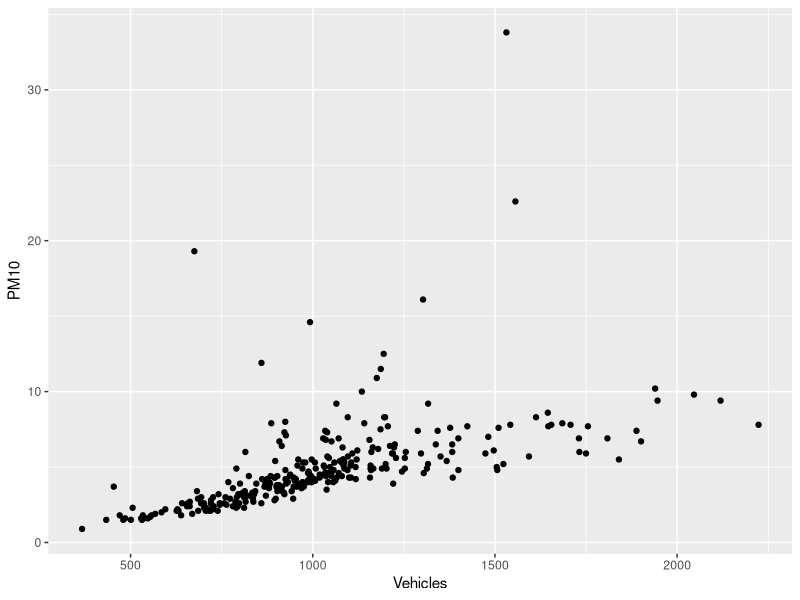
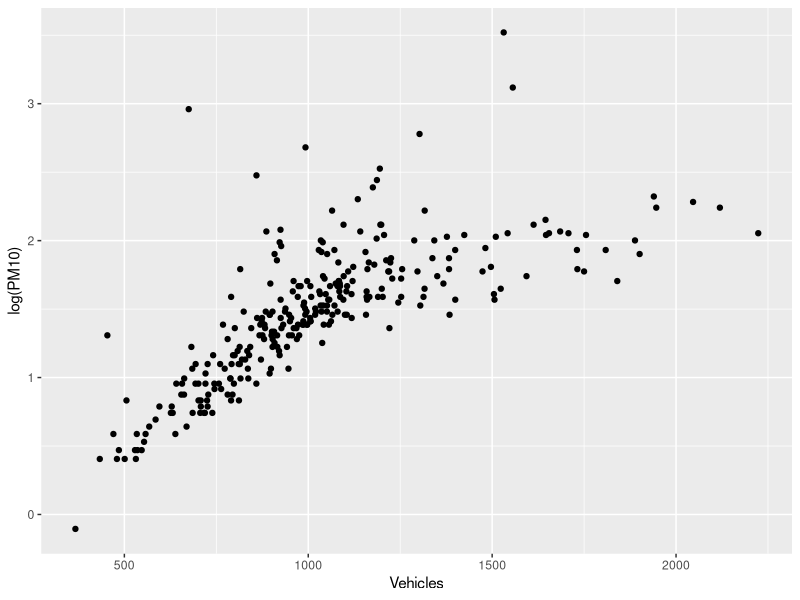
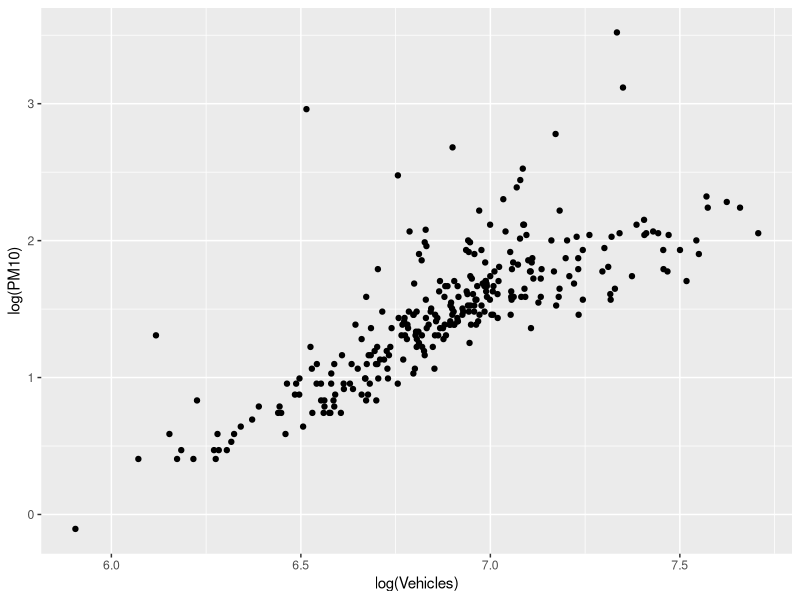
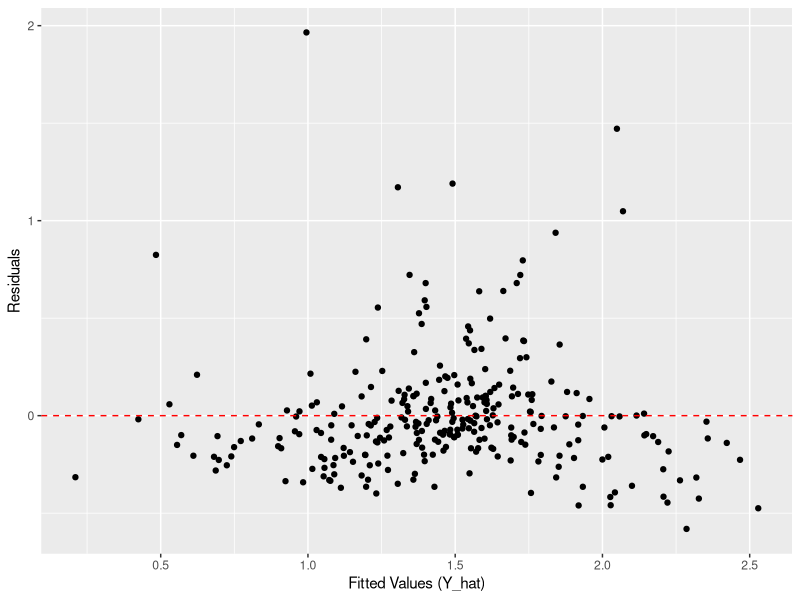

Write R code to recreate these figures, in order. (Note: this script raises an error after producing the figures.)
library(readxl)
library(tidyverse)
library(ggplot2)
library(tidyverse)
library(dplyr)
library(gridExtra)
library(car)
library(GGally)

###1(a)###----
# Import the data
my_data <- read_excel("kommuner.xlsx", sheet = "kommuner")
#log or not on PM10
ggplot(my_data, aes(x =Vehicles , y =PM10)) + geom_point()
ggplot(my_data, aes(x =Vehicles , y =log(PM10))) + geom_point()
#better, follow diag line
ggplot(my_data, aes(x =log(Vehicles) , y =log(PM10))) + geom_point() 

model_1b <- lm(log(PM10) ~ log(Vehicles), data = my_data)

residuals <- model_1b$residuals
fitted_values <- model_1b$fitted.values

ggplot(data.frame(residuals, fitted_values), aes(x = fitted_values, y = residuals)) +
  geom_point() +
  geom_hline(yintercept = 0, linetype = "dashed", color = "red") +
  xlab("Fitted Values (Y_hat)") +
  ylab("Residuals")

##**************1.(b)*******************

#beta estimates, 95% confidence  inetrvals
beta_ln_ln<-model_PMln_ln$coefficients
beta_95intv_ln_ln<-confint(model_PMln_ln)
# rm(beta_esti)   #remove  the data block in  the right-hand side


#plot scatter points,fitted lines,95% confint and predint——ln(PM10)~ln(Vehicles)

#confint#predint for ln_ln model
df_1$confint_ln_ln<-data.frame(predict(model_PMln_ln,newdata=data.frame(Vehicles=kommuner_data$Vehicles),interval="confidence",level=0.95))
df_1$predint_ln_ln<-data.frame(predict(model_PMln_ln,newdata=data.frame(Vehicles=kommuner_data$Vehicles),interval="prediction",level=0.95))
df_1$confint_ln_ln$fit <- NULL
df_1$predint_ln_ln$fit <- NULL

#plot ln-ln  model

ggplot(df_1, aes(x = Vehicles_ln)) + 
  geom_smooth(aes(y = fit_ln_ln), method = "lm", se = FALSE) +
  geom_point(aes(y = PM10_ln)) +
  geom_ribbon(data = df_1, aes(x = Vehicles_ln, ymin = confint_ln_ln$lwr, ymax = confint_ln_ln$upr, fill = "Confidence Interval"), alpha = 0.1) +
  geom_ribbon(data = df_1, aes(x = Vehicles_ln, ymin = predint_ln_ln$lwr, ymax = predint_ln_ln$upr, fill = "Prediction Interval"), alpha = 0.1) +
  scale_fill_manual(name = "Interval",
                    values = c("Confidence Interval" = "blue", "Prediction Interval" = "red")) +
  labs(title = "ln(PM10) ~ ln(Vehicles)",
       x = "ln(Vehicles)",
       y = "ln(PM10)") 




#below operation can automatically   generate confint and predint 
df_1$confint_trans_upr<-data.frame(exp(df_1$confint_ln_ln$upr))
df_1$confint_trans_lwr<-data.frame(exp(df_1$confint_ln_ln$lwr))
df_1$predint_trans_upr<-data.frame(exp(df_1$predint_ln_ln$upr))
df_1$predint_trans_lwr<-data.frame(exp(df_1$predint_ln_ln$lwr))

#plot  scatter points,fitted lines,95% confint and predint——ln(PM10)~Vehicles
ggplot(df_1, aes(x = exp(Vehicles_ln)) )+ 
  geom_smooth(aes(y = exp(fit_ln_ln)), method = "lm", se = FALSE) +
  geom_point(aes(y = exp(PM10_ln)))+
  geom_ribbon(data = df_1, aes(x = exp(Vehicles_ln), ymin = exp(confint_ln_ln$lwr), ymax =exp( confint_ln_ln$upr),fill = "Confidence Interval"),alpha = 0.1) +
  geom_ribbon(data = df_1, aes(x = exp(Vehicles_ln), ymin =exp(predint_ln_ln$lwr) , ymax =exp(predint_ln_ln$upr), fill = "Prediction Interval"),alpha = 0.1) +
  scale_fill_manual(name = "Interval",values = c("Confidence Interval" = "blue", "Prediction Interval" = "red")) +
  labs(title = "PM10 ~ Vehicles(transformed)", x = "Vehicles",y = "PM10") 


#remove wrong stub
#df_1$predint_trans_lwr <- NULL
rm(beta1)

##**************1.(c)*******************
# ##*#confint_dec
#   df_1$confint_dec<-data.frame(predict(model_PMln_ln,newdata=data.frame(Vehicles=0.9*kommuner_data$Vehicles),interval="confidence",level=0.95))
#   
#   
#   ggplot( df_1, aes(x = exp(Vehicles_ln) ))+ 
#     geom_smooth(aes(y = exp(confint_dec$fit)), method = "lm", se = FALSE) +
#     geom_point(aes(y = exp(PM10_ln)))+
#     geom_ribbon(data = df_1, aes(x = exp(Vehicles_ln), ymin = exp(confint_dec$lwr), ymax =exp( confint_dec$upr)),alpha = 0.1) +
#       labs(title = "PM10 ~ Vehicles(10% vehicle number decresed)", x = "Vehicles",y = "PM10") 
#   
#  #confint_half
#   model_1c<-lm(log(PM10)~log(Vehicles),data = kommuner_data)
#   df_1$confint_half<-data.frame(predict(model_1c,newdata=data.frame(PM10=0.5*exp(df_1$fit_ln_ln)),interval="confidence",level=0.95))
#   
#   ggplot( df_1, aes(x = exp(PM10_ln) ))+ 
#     geom_smooth(aes(y = exp(confint_dec$fit)), method = "lm", se = FALSE) +
#     geom_point(aes(y = exp(PM10_ln)))+
#     geom_ribbon(data = df_1, aes(x = exp(Vehicles_ln), ymin = exp(confint_dec$lwr), ymax =exp( confint_dec$upr)),alpha = 0.1) +
#     labs(title = "PM10 ~ Vehicles(10% vehicle number decresed)", x = "Vehicles",y = "PM10") 

beta1 <- 1.29



beta1_se <- summary(model_PMln_ln)$coefficients["I(log(Vehicles))", "Std. Error"]


# ln(0.9)
ln_0_9 <- log(0.9)

# Changed PM10
delta_ln_PM10 <- beta1 * ln_0_9

# Calculate percentage of the change
percent_change_PM10 <- (exp(delta_ln_PM10) - 1) * 100

# 95% vi
z_value <- qnorm(0.975)
# ci_lower_r <- percent_change_PM10 - z_value * beta1_se* 10
# ci_upper_r <- percent_change_PM10 + z_value * beta1_se * 10
ci_lower_r <- (exp(1.170085*ln_0_9) - 1) * 100
ci_upper_r <- (exp(1.403780*ln_0_9) - 1) * 100
# To determine the reduction in vehicles needed to halve PM10 emissions
required_reduction <-0.5^(beta1)
print(required_reduction)
ci_lower <-  0.5^1.170085*100

ci_upper <-0.5^1.403780*100
cat("Expected change in PM10 for a 10% decrease in vehicles:", percent_change_PM10, "%\n")
cat("95% CI for this change rate: [", ci_lower_r, ",", ci_upper_r, "]\n")
cat("Reduction in vehicles needed to halve PM10 emissions:", required_reduction * 100, "%\n")
cat("95% CI for reduction: [", ci_lower, ",", ci_upper, "]\n")

###2(a)###----
summary(model_1b)
###2(b)###----
coast <- factor(my_data$Coastal, labels = c("No", "Yes"))
my_data <- mutate(my_data, Coastal = coast)
my_data$Part <- factor(my_data$Part, labels = c("Gotaland", "Svealand", "Norrland"))

model_2b = lm(log(PM10) ~ log(Vehicles) + Coastal*Part, data=my_data)
model_2b$coefficients

count(my_data, Part == "Gotaland", Coastal == "Yes")
count(my_data, Part == "Svealand", Coastal == "Yes")
count(my_data, Part == "Norrland", Coastal == "Yes")
confint(model_2b)

coast_part_lm<-lm(log(PM10)~log(Vehicles)+Coastal+Part, data=my_data)
anova(coast_part_lm, model_1b)

anova(model_2b, coast_part_lm)

test_data <- data.frame(
  Vehicles = 1000,
  Coastal = c("Yes", "Yes", "Yes", "No", "No", "No"),
  Part = c("Gotaland", "Svealand", "Norrland", "Gotaland", "Svealand", "Norrland")
)


for (i in 1:nrow(test_data)) {
  prediction <- predict(model_2b, newdata = test_data[i,], interval = "confidence")
  cat("Confint for", test_data[i, "Coastal"], test_data[i, "Part"], ":", prediction, "\n")
  cat("Exp confint for", test_data[i, "Coastal"], test_data[i, "Part"], ":", exp(prediction), "\n \n")
}

###2(c)###----
# my_data <- mutate(my_data, Coastal = relevel(Coastal,"Yes"))
# model_lev <- lm(log(PM10) ~ log(Vehicles) + Coastal*Part, data=my_data)
# 
# my_data <-
#  mutate(my_data, NewParts =
#           as.numeric(Part == "Gotaland" | Part == "Svealand") +
#           2*as.numeric(Part == "Norrland" & Coastal == "Yes") +
#           3*as.numeric(Part == "Norrland" & Coastal == "No"))
# 
# my_data$NewParts <- factor(my_data$NewParts, labels = c("GotalandSveland", "NorrlandYes", "NorrlandNo"))
# 
# test_model <- lm(log(PM10)~ log(Vehicles) + NewParts, data=my_data)
# 
# test_data2 <- data.frame(
#   Vehicles = 1000,
#   NewParts = c("GotalandSveland", "NorrlandYes", "NorrlandNo"))
# 
# 
# for (i in 1:nrow(test_data2)) {
#   prediction <- predict(test_model, newdata = test_data2[i,], interval = "confidence")
#   cat("Exp confint for", test_data2[i, "NewParts"], ":", exp(prediction), "\n \n")
# }

my_data <-
  mutate(my_data, NewParts2 =
           as.numeric(Part == "Gotaland" | (Part == "Svealand"& Coastal == "Yes")) +
           2*as.numeric(Part == "Svealand" & Coastal == "No") +
           3*as.numeric(Part == "Norrland" & Coastal == "Yes") +
           4*as.numeric(Part == "Norrland" & Coastal == "No"))

my_data$NewParts2 <- factor(my_data$NewParts2, labels = c("1", "SvealandNo","NorrlandYes", "NorrlandNo"))

model_2c <- lm(log(PM10)~ log(Vehicles) + NewParts2, data=my_data)

anova(model_2b, model_2c)
cbind(summary(model_2c)$coefficients, confint(model_2c))

# test_data3 <- data.frame(
#   Vehicles = 1000,
#   NewParts2 = c("1", "SvealandNo","NorrlandYes", "NorrlandNo"))
# 
# for (i in 1:nrow(test_data3)) {
#   prediction <- predict(test_model2, newdata = test_data3[i,], interval = "confidence")
#   cat("Exp confint for", test_data3[i, "NewParts"], ":", exp(prediction), "\n \n")
# }


###2(d)###----

numeric_vars <- sapply(my_data, is.numeric) & names(my_data) != "PM10"
numeric_data <- my_data[, numeric_vars]

my_data$log_PM10 <- log(my_data$PM10 + 1e-3)

plots <- list()

for (var in names(numeric_data)) {
  # fit 
  lin_model <- lm(log_PM10 ~ get(var), data = my_data)
  log_model <- lm(log_PM10 ~ log(get(var) + 1e-3), data = my_data)
  
  my_data$yhatlin <- predict(lin_model, newdata = my_data)
  my_data$yhatlog <- predict(log_model, newdata = my_data)
  my_data$elin <- resid(lin_model)
  my_data$elog <- resid(log_model)
  
  p1 <- ggplot(my_data, aes_string(x = var, y = "log_PM10")) +
    geom_point() +
    ggtitle(paste("Relationship of", var, "with log(PM10)"))
  
  p2 <- ggplot(my_data, aes_string(x = paste0("log(", var, "+1e-6)"), y = "log_PM10")) +
    geom_point() +
    ggtitle(paste("Log relationship of", var, "with log(PM10)"))
  
  p3 <- ggplot(my_data, aes(x = yhatlin, y = elin)) +
    geom_point() +
    geom_hline(yintercept = 0) +
    ggtitle("Residual Plot without Log")
  
  p4 <- ggplot(my_data, aes(x = yhatlog, y = elog)) +
    geom_point() +
    geom_hline(yintercept = 0) +
    ggtitle("Residual Plot with Log")
  
  p5 <- ggplot(data = my_data, aes(sample = elin)) +
    geom_qq() +
    geom_qq_line() +
    ggtitle("Normal Q-Q-plot of the residuals without Log")
  
  p6 <- ggplot(data = my_data, aes(sample = elog)) +
    geom_qq() +
    geom_qq_line() +
    ggtitle("Normal Q-Q-plot of the residuals with Log")
  
  combined_plot <- gridExtra::grid.arrange(p1, p2, p3, p4, p5, p6, ncol = 2)
  plots[[var]] <- combined_plot
}


model_x <- lm(log(PM10)~ log(Vehicles)+log(Seniors)+log(Builton), data=my_data)
cbind(summary(model_x)$coefficients, confint(model_x))

vif(model_x)
ggpairs(my_data,columns=c(5,6,8))

model_2d <- lm(log(PM10)~log(Vehicles)+log(Seniors), data=my_data)
vif(model_2d)
cbind(summary(model_2d)$coefficients, confint(model_2d))

#2(e)####
model_2ee <- lm(log(PM10)~log(Vehicles)+log(Higheds)+log(Seniors)+Children+log(Income)+
                  log(GRP)+NewParts2, data=my_data)
vif(model_2ee)
ggpairs(my_data,columns=c(5,7,8,9,10,11,13)) #remove seniors
model_2e <- lm(log(PM10)~log(Vehicles)+log(Higheds)+Children+log(Income)+log(GRP)+
                 NewParts2, data=my_data)
vif(model_2e)
summary(model_2e)

# 3(a). Leverage.----
model_linear_3a <- lm(PM10 ~ Vehicles + Higheds + Children + Income + GRP + 
                        NewParts, data = kommuner)
kommuner_pred <- mutate(kommuner,
                        yhat_linear = predict(model_linear_3a),    
                        yhat = predict(model_2e),
                        r = rstudent(model_2e),
                        v = hatvalues(model_2e),
                        D = cooks.distance(model_2e))

# with 1/n and 2(p+1)/n horizontal lines:
# p+1 = 
pplus1 <- length(model_2e$coefficients)
n <- nobs(model_2e)

# Get top leverage
top_leverage <- kommuner_pred %>%
  arrange(desc(v)) %>%
  slice(1:6)

ggplot(kommuner_pred, aes(x = yhat, y = v)) +
  #  facet_wrap(~NewParts) +
  geom_point(size = 2)  +
  geom_point(data = top_leverage, aes(x = yhat, y = v), color = "red", size = 3) +  
  geom_text(data = top_leverage, aes(x = yhat, y = v, label = Kommun), 
            vjust = -1, color = "blue") + 
  geom_hline(yintercept = 1/n) +
  geom_hline(yintercept = 2*pplus1/n, color = "red") +
  labs(title = "Kommuner: leverage vs predictor",
       caption = "y = 1/n (black) and 2(p+1)/n (red)",
       color = "Highlight") +
  theme(legend.position = "bottom",
        text = element_text(size = 16))


# define columns with interested variables
columns_interest <- c(5, 7, 9, 10, 11)
column_names <- names(kommuner)[columns_interest]

# plot all the combinations of x-variables
plot_list <- list()
for (i in seq_along(column_names)) {
  for (j in seq_along(column_names)) {
    if (i < j) {
      p <- ggplot(kommuner, aes_string(x = column_names[i], y = column_names[j])) +
        geom_point() +
        facet_wrap(~NewParts) +
        geom_point(data = top_leverage, aes_string(x = column_names[i], y = column_names[j]), color = "red") +
        geom_text(data = top_leverage, aes_string(x = column_names[i], y = column_names[j], label = "Kommun"), vjust = -1.5, color = "blue", size = 3)
      plot_list[[length(plot_list) + 1]] <- p
    }
  }
}


# use gridExtra to arrange this plots
do.call(gridExtra::grid.arrange, c(plot_list, ncol = length(column_names) - 1))

for (p in plot_list) {
  print(p)  
}

################################################################################
# 3(b). Cook’s distance. 
f1.kommuner <- pplus1
f2.kommuner <- model_2e$df.residual
cook.limit.kommuner <- qf(0.1, f1.kommuner, f2.kommuner)

top_cooks <- kommuner_pred %>%
  arrange(desc(D)) %>%
  slice(1:6)

ggplot(kommuner_pred, aes(x = yhat, y = D)) + 
  geom_point(size = 3) +
  geom_point(data = top_cooks, color = "red", size = 4) +  
  geom_text(data = top_cooks, aes(label = Kommun), vjust = -1, color = "blue") + 
  geom_hline(yintercept = cook.limit.kommuner, color = "blue") +  
  geom_hline(yintercept = 4/n, linetype = 2, color = "red") +  
  xlab("Fitted values") +
  ylab("D_i") +
  labs(title = "Kommuner: Cook's D",
       caption = "4/n (dashed), F_0.5, p+1, n-(p+1) (solid)",
       color = "Highlight") +
  theme(text = element_text(size = 18))

# DFBETAS 
head(dfbetas(model_2e))

dfbetas_values <- dfbetas(model_2e)

max_dfbetas_indices <- apply(dfbetas_values, 2, which.max)

# Get the name of these municipalities
influential_municipalities <- kommuner_pred$Kommun[max_dfbetas_indices]

# Plot log(PM10) vs variables, maybe we need to change the β-parameter
# model_2e <- lm(log(PM10)~log(Vehicles)+log(Higheds)+Children+log(Income)+log(GRP)+NewParts, data=kommuner)
independent_vars <- c("log(Vehicles)", "log(Higheds)", "Children", "log(Income)", "log(GRP)")


for (var in independent_vars) {
  ggplot(kommuner_pred, aes_string(x = var, y = "log(PM10)")) +
    geom_point() +
    geom_point(data = top_cooks, color = "red", size = 4) +
    geom_text(data = top_cooks, aes(label = Kommun), vjust = -1.5, color = "blue") +
    xlab(paste(var, "(1000/capita)")) +
    ylab("log(PM10) (g)") +
    labs(title = "Influence of Municipalities on PM10",
         subtitle = paste("Red points indicate municipalities with significant influence on beta parameters for", var)) +
    theme(text = element_text(size = 16))
  print(ggplot2::last_plot())  # plot all the vars
}


kommuner_pred_DFBETAS <- mutate(
  kommuner_pred,
  df0 = dfbetas(model_2e)[, "(Intercept)"],
  df1 = dfbetas(model_2e)[, "log(Vehicles)"],
  df2 = dfbetas(model_2e)[, "log(Higheds)"],
  df3 = dfbetas(model_2e)[, "Children"],
  df4 = dfbetas(model_2e)[, "log(Income)"],
  df5 = dfbetas(model_2e)[, "log(GRP)"],
  fit = predict(model_2e),
  r = rstudent(model_2e),
  D = cooks.distance(model_2e))

top_cooks <- kommuner_pred_DFBETAS %>%
  arrange(desc(D)) %>%
  slice(1:6)

# DFBETAS of Municipalities with top cook's distance 
top_cooks_DFBETAS <- kommuner_pred_DFBETAS %>%
  arrange(desc(D)) %>%
  slice(1:6) %>%
  select(Kommun, D, df0, df1, df2, df3, df4, df5)

print(top_cooks_DFBETAS)


highlightshapes <- c("Cook's D>0.1" = 24)
highlightcolors <- c("|r*|>3" = "red",
                     "length>200" = "magenta", 
                     "all data" = "orange",
                     "excl.length>200" = "blue")

# Top influential municipalities in DFBETAS
top_influential <- kommuner_pred_DFBETAS %>%
  arrange(desc(abs(df2))) %>%
  arrange(desc(abs(df2))) %>%
  slice(1:6)

# Change the y axis into df0 ~ df5, check if the resulting plot 
# is the same as the previous plot of log(PM10) vs variables.
ggplot(kommuner_pred_DFBETAS, aes(x = fit, y = df2)) +
  geom_point(size = 2) +
  geom_point(data = filter(kommuner_pred_DFBETAS, abs(r) > 3),
             aes(color = "|r*|>3"), size = 3) +
  geom_point(data = filter(kommuner_pred_DFBETAS, D > 0.1),
             aes(shape = "Cook's D>0.1"), size = 3) +
  geom_point(data = top_cooks, color = "green", size = 4) +
  geom_text(data = top_cooks, aes(label = Kommun), vjust = -1.5, color = "blue") +
  geom_hline(yintercept = 0) +
  geom_hline(yintercept = sqrt(cook.limit.kommuner) * c(-1, 1), color = "red") +
  geom_hline(yintercept = 2 / sqrt(n) * c(-1, 1), color = "red", linetype = "dashed") +
  ylab("DFBETAS for log(Higheds)") +
  xlab("Fitted values") +
  labs(title = "Impact on the Intercept by Municipality",
       subtitle = "Highlighting municipalities with significant influence",
       caption = "Red lines indicate critical values for influence") +
  theme(text = element_text(size = 18), 
        legend.position = "bottom") +
  scale_color_manual(values = highlightcolors) +
  scale_shape_manual(values = highlightshapes)


################################################################################
# 3(c). Studentized residuals.
filter(kommuner_pred_DFBETAS, abs(r) > 3)

top_cooks <- kommuner_pred_DFBETAS %>%
  arrange(desc(D)) %>%
  slice(1:6)

# Plot studentized residuals vs fitted values
ggplot(kommuner_pred_DFBETAS, aes(x = fit, y = r)) +
  geom_point(size = 2) +  
  geom_point(data = top_cooks, aes(color = "Top Cook's D"), size = 4) + 
  geom_text(data = top_cooks, aes(label = Kommun), vjust = -1.5, color = "red") + 
  geom_point(data = filter(kommuner_pred_DFBETAS, abs(r) > 3 & !(Kommun %in% top_cooks$Kommun)),
             aes(color = "|r*|>3"), size = 3) + 
  geom_text(data = filter(kommuner_pred_DFBETAS, abs(r) > 3),
            aes(label = Kommun), vjust = 1.5, color = "blue", size = 3) +  
  geom_hline(yintercept = 0) +
  geom_hline(yintercept = c(-2, 2)) +
  geom_hline(yintercept = c(-3, 3), linetype = "dashed") +
  labs(title = "Studentized residuals vs fitted values",
       subtitle = "Highlighting municipalities with high influence",
       caption = "Horizontal lines at y = ±2, ±3",
       color = "Highlight") +
  theme_minimal() +
  theme(text = element_text(size = 14),
        legend.position = "bottom") +
  scale_color_manual(values = c("Top Cook's D" = "red", "|r*|>3" = "blue"))

high_residuals <- filter(kommuner_pred_DFBETAS, abs(r) > 3)

# Plot sqrt(|r*|) against fitted values and label the points where |r*| > 3.
ggplot(kommuner_pred_DFBETAS, aes(x = fit, y = sqrt(abs(r)))) +
  geom_point(size = 2) +
  geom_point(data = high_residuals, aes(color = "|r*|>3"), size = 4) +
  geom_text(data = high_residuals, aes(label = Kommun), vjust = 2, color = "blue", size = 3) +  
  geom_hline(yintercept = c(sqrt(qnorm(0.75)), sqrt(2))) +
  geom_hline(yintercept = sqrt(3), linetype = "dashed") +
  labs(title = "sqrt(|r*|) vs fitted values",
       subtitle = "Analysis of variance stabilization",
       caption = "Reference lines at y = sqrt(0.75 quantile of normal), sqrt(2), sqrt(3)") +
  theme_minimal() +
  theme(text = element_text(size = 14),
        legend.position = "bottom") +
  scale_color_manual(values = c("|r*|>3" = "red"))


################################################################################
# 3(d). Explain, exclude, refit. 
remove_municipalities <- c("0481 Oxelösund", "1082 Karlshamn", "0861 Mönsterås",
                           "2523 Gällivare", "2514 Kalix", "2584 Kiruna",
                           "1480 Göteborg", "1761 Hammarö", "1484 Lysekil",
                           "1494 Lidköping", "1882 Askersund", "2284 Örnsköldsvik",
                           "0319 Älvkarleby", "1460 Bengtsfors",  "1781 Kristinehamn", 
                           "2262 Timrå",  "0980 Gotland", "1272 Bromölla",  
                           "1885 Lindesberg", "1764 Grums")

#remove_municipalities <- c("0481 Oxelösund", "1082 Karlshamn", "0861 Mönsterås",
#                           "2523 Gällivare", "1480 Göteborg", "2584 Kiruna")
newdata <- kommuner %>%
  filter(!Kommun %in% remove_municipalities)
kommuner_excl_lm <- update(model_2e, data = newdata)
kommuner_pred <- mutate(newdata,
                        yhat = predict(kommuner_excl_lm),
                        r = rstudent(kommuner_excl_lm),
                        v = hatvalues(kommuner_excl_lm),
                        D = cooks.distance(kommuner_excl_lm))
kommuner_pred_excl <- mutate(
  kommuner_pred,
  df0 = dfbetas(kommuner_excl_lm)[, "(Intercept)"],
  df1 = dfbetas(kommuner_excl_lm)[, "log(Vehicles)"],
  df2 = dfbetas(kommuner_excl_lm)[, "log(Higheds)"],
  df3 = dfbetas(kommuner_excl_lm)[, "Children"],
  df4 = dfbetas(kommuner_excl_lm)[, "log(Income)"],
  df5 = dfbetas(kommuner_excl_lm)[, "log(GRP)"],
  fit = predict(kommuner_excl_lm),
  r = rstudent(kommuner_excl_lm),
  D = cooks.distance(kommuner_excl_lm))

# Get municipality with high residuals
high_residuals_excl <- filter(kommuner_pred_excl, abs(r) > 3)

# Plot sqrt(|r*|) against fitted values and label the points where |r*| > 3.
ggplot(kommuner_pred_excl, aes(x = fit, y = sqrt(abs(r)))) +
  geom_point(size = 2) +
  geom_point(data = high_residuals_excl, aes(color = "|r*|>3"), size = 4) +
  geom_text(data = high_residuals_excl, aes(label = Kommun), vjust = 2, color = "blue", size = 3) +  
  geom_hline(yintercept = c(sqrt(qnorm(0.75)), sqrt(2))) +
  geom_hline(yintercept = sqrt(3), linetype = "dashed") +
  labs(title = "sqrt(|r*|) vs fitted values",
       subtitle = "Analysis of variance stabilization",
       caption = "Reference lines at y = sqrt(0.75 quantile of normal), sqrt(2), sqrt(3)") +
  theme_minimal() +
  theme(text = element_text(size = 14),
        legend.position = "bottom") +
  scale_color_manual(values = c("|r*|>3" = "red"))

# summary & confint of both models
summary(kommuner_excl_lm)
confint(kommuner_excl_lm)

summary(model_2e)
confint(model_2e)

################################################################################
# 3(e). Variable selection.

# prepare models for stepwise selection
model_null <- lm(log(PM10) ~ 1, data = newdata)
model_null_sum <- summary(model_null)

model_1b <- lm(log(PM10) ~ log(Vehicles), data = newdata)
model_1b_sum <- summary(model_1b)

model_2c <- lm(log(PM10)~ log(Vehicles) + NewParts, data=newdata)
model_2c_sum <- summary(model_2c)

model_3d <- update(model_2e, data = newdata)
model_3d_sum <- summary(model_3d)

# AIC stepwise selection
step_model_aic <- step(model_1b,
                       scope = list(lower = model_null, upper = model_3d),
                       direction = "both",
                       trace = TRUE,  # trace=TRUE detail information for every steps
                       k = 2)  # k=2 means using AIC

summary(step_model_aic)


# BIC stepwise selection
step_model_bic <- step(model_1b,
                       scope = list(lower = model_null, upper = model_3d),
                       direction = "both",
                       trace = TRUE,
                       k =  log(nobs(model_3d)))  # BIC
summary(step_model_bic)

# Gathering statistics for each model
model_stats <- function(model) {
  data.frame(
    Beta_Parameters = length(coef(model)),  # Number of beta parameters
    Residual_SD = sigma(model),  # Residual Standard Deviation
    R_Squared = summary(model)$r.squared,  # R-squared
    Adjusted_R_Squared = summary(model)$adj.r.squared,  # Adjusted R-squared
    AIC = AIC(model),  # AIC
    BIC = BIC(model)  # BIC
  )
}

# Apply function to each model and combine results
model_comparison <- data.frame(
  Model = c("Null", "Model 1(b)", "Model 2(c)", "Model 3(d)", "AIC Model", "BIC Model"),
  rbind(
    model_stats(model_null),
    model_stats(model_1b),
    model_stats(model_2c),
    model_stats(model_3d),
    model_stats(step_model_aic),
    model_stats(step_model_bic)
  )
)

# Print the comparison table
print(model_comparison)